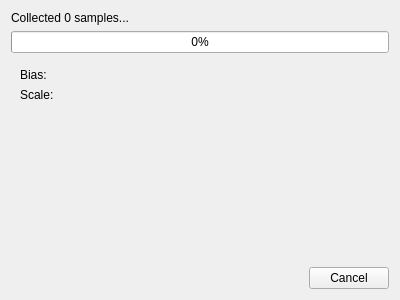
<?xml version="1.0" encoding="UTF-8"?>
<ui version="4.0">
 <class>Magnetic_Field_Calibration_Wizard_Collect</class>
 <widget class="QWidget" name="Magnetic_Field_Calibration_Wizard_Collect">
  <property name="geometry">
   <rect>
    <x>0</x>
    <y>0</y>
    <width>400</width>
    <height>300</height>
   </rect>
  </property>
  <property name="windowTitle">
   <string>Form</string>
  </property>
  <layout class="QVBoxLayout" name="verticalLayout">
   <item>
    <widget class="QLabel" name="info">
     <property name="text">
      <string>Collected 0 samples...</string>
     </property>
    </widget>
   </item>
   <item>
    <widget class="QProgressBar" name="progressBar">
     <property name="value">
      <number>0</number>
     </property>
    </widget>
   </item>
   <item>
    <widget class="QWidget" name="widget" native="true">
     <layout class="QGridLayout" name="gridLayout">
      <item row="0" column="0">
       <widget class="QLabel" name="label">
        <property name="text">
         <string>Bias:</string>
        </property>
       </widget>
      </item>
      <item row="0" column="1">
       <widget class="QLabel" name="bias">
        <property name="text">
         <string/>
        </property>
       </widget>
      </item>
      <item row="1" column="0">
       <widget class="QLabel" name="label_3">
        <property name="text">
         <string>Scale:</string>
        </property>
       </widget>
      </item>
      <item row="1" column="1">
       <widget class="QLabel" name="scale">
        <property name="text">
         <string/>
        </property>
       </widget>
      </item>
     </layout>
    </widget>
   </item>
   <item>
    <spacer name="verticalSpacer">
     <property name="orientation">
      <enum>Qt::Vertical</enum>
     </property>
     <property name="sizeHint" stdset="0">
      <size>
       <width>20</width>
       <height>40</height>
      </size>
     </property>
    </spacer>
   </item>
   <item>
    <widget class="QDialogButtonBox" name="buttonBox">
     <property name="standardButtons">
      <set>QDialogButtonBox::Cancel</set>
     </property>
    </widget>
   </item>
  </layout>
 </widget>
 <resources/>
 <connections/>
</ui>
